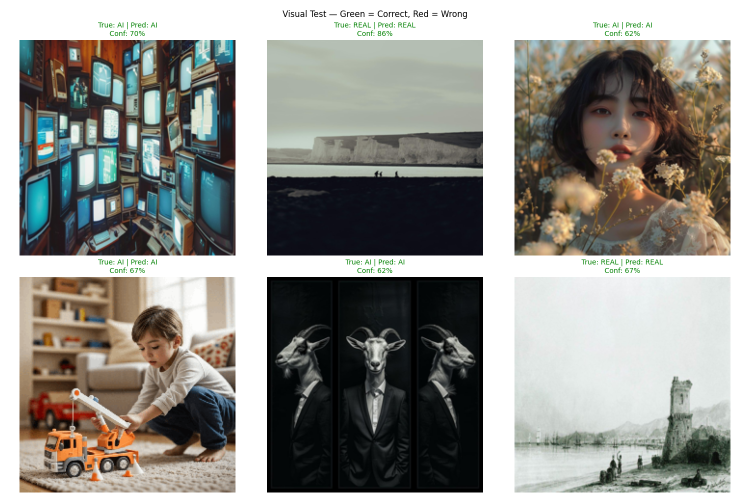
#> input picture models/visual_test_v2.png, 1500 x 1000 px (shown at 1/2 size)
$ python -i features.py   (imports and definitions only)
#> lines starting #> are read from the running program, lines starting #| are printed output that depends on the picture
"""
features.py — Feature extraction utilities.

Provides:
  - EfficientNetB3 feature extractor (without classification head)
  - Batch feature extraction for downstream use (e.g. t-SNE, kNN)
  - Basic image-level statistics (mean, std, entropy) as lightweight features
"""
from __future__ import annotations

import numpy as np
from PIL import Image

import tensorflow as tf
from tensorflow import keras
from tensorflow.keras.applications import EfficientNetB3
from tensorflow.keras import layers, Model


# ─── Deep feature extractor ──────────────────────────────────────────────────

# [47 lines left out: functions build_feature_extractor, extract_features, not called in this run]


# ─── Lightweight statistical features ───────────────────────────────────────

def _image_entropy(arr: np.ndarray) -> float:
    """Shannon entropy of pixel value histogram (grayscale)."""
    gray = arr.mean(axis=-1).astype(np.uint8).flatten()
    hist, _ = np.histogram(gray, bins=256, range=(0, 256), density=True)
    hist = hist[hist > 0]
    return float(-np.sum(hist * np.log2(hist)))


def extract_stat_features(image_path: str, img_size: int = 224) -> np.ndarray:
    """
    Fast, model-free feature vector for a single image.

    Features (9-dim):
      - Per-channel mean (R, G, B)
      - Per-channel std  (R, G, B)
      - Overall entropy
      - Aspect ratio
      - Relative saturation (mean S in HSV)
    """
#> called with image_path = '../models/visual_test_v2.png', img_size = 224
    img = Image.open(image_path).convert("RGB").resize((img_size, img_size))
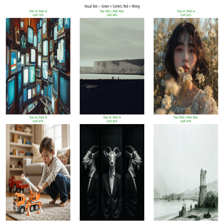
#> img: PIL image 224x224 RGB; mean R, G, B 146.9, 146.1, 140.6
    arr = np.array(img, dtype=np.float32) / 255.0

    means = arr.mean(axis=(0, 1))          # (3,)
#> means = [0.576, 0.573, 0.551]
    stds  = arr.std(axis=(0, 1))           # (3,)
#> stds = [0.356, 0.359, 0.361]
    entropy = _image_entropy((arr * 255).astype(np.uint8))
#> in _image_entropy, `hist, _ = np.histogram(gray, bins=256, range=(0, 256), density=True)`: hist = 256 values, max 0.21 at index 255, min 0.000259 at index 2, mean 0.00391
#> entropy = 6.85

    # Saturation from HSV
    hsv = np.array(img.convert("HSV"), dtype=np.float32)
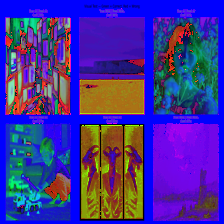
#> hsv: shape (224, 224, 3) float32; mean R, G, B 66.3, 48.4, 152.8
    saturation = hsv[:, :, 1].mean() / 255.0
#> saturation = 0.19

    orig = Image.open(image_path)
#> orig is the input picture: PIL image 1500x1000 RGBA; mean R, G, B, A 147, 146.2, 140.7, 255
    w, h = orig.size
#> w = 1500; h = 1000
    aspect = w / h if h != 0 else 1.0
#> aspect = 1.5

    return np.concatenate([means, stds, [entropy, saturation, aspect]])

>>> result = extract_stat_features('../models/visual_test_v2.png')
#> result = [0.576, 0.573, 0.551, 0.356, 0.359, 0.361, 6.85, 0.19, 1.5]

$ run again, on models/evaluation_v2.png
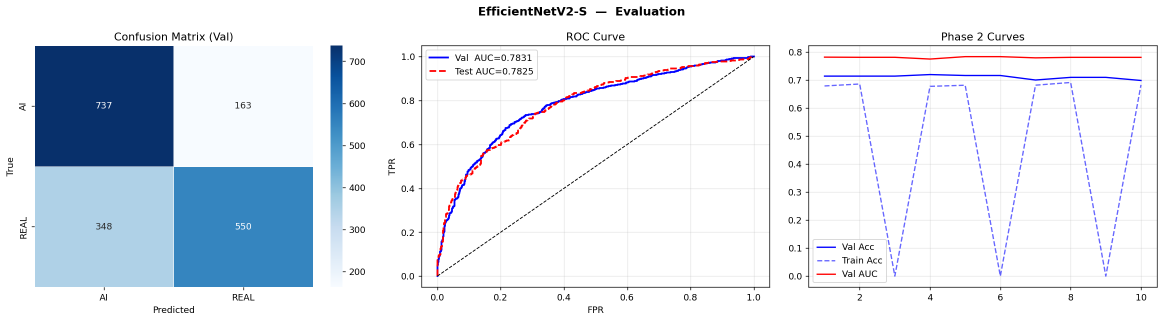
#> input picture models/evaluation_v2.png, 2326 x 643 px (shown at 1/2 size)
#> in extract_stat_features, `img = Image.open(image_path).convert("RGB").resize((img_size, img_size))`:
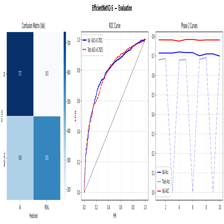
#> img: PIL image 224x224 RGB; mean R, G, B 224.6, 231.2, 239.3
#> means = [0.881, 0.907, 0.939]
#> stds = [0.26, 0.202, 0.141]
#> in _image_entropy, `hist, _ = np.histogram(gray, bins=256, range=(0, 256), density=True)`: hist = 256 values, max 0.588 at index 255, min 0 at index 0, mean 0.00391
#> in _image_entropy, `hist = hist[hist > 0]`: hist = 209 values, max 0.588 at index 208, min 1.99e-05 at index 0, mean 0.00478
#> entropy = 3.16
#> in extract_stat_features, `hsv = np.array(img.convert("HSV"), dtype=np.float32)`:
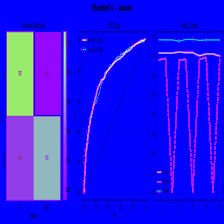
#> hsv: shape (224, 224, 3) float32; mean R, G, B 36.4, 24.7, 240
#> saturation = 0.097
#> in extract_stat_features, orig is the input picture: PIL image 2326x643 RGBA; mean R, G, B, A 224.9, 231.6, 239.6, 255
#> result = [0.881, 0.907, 0.939, 0.26, 0.202, 0.141, 3.16, 0.097, 3.62]
